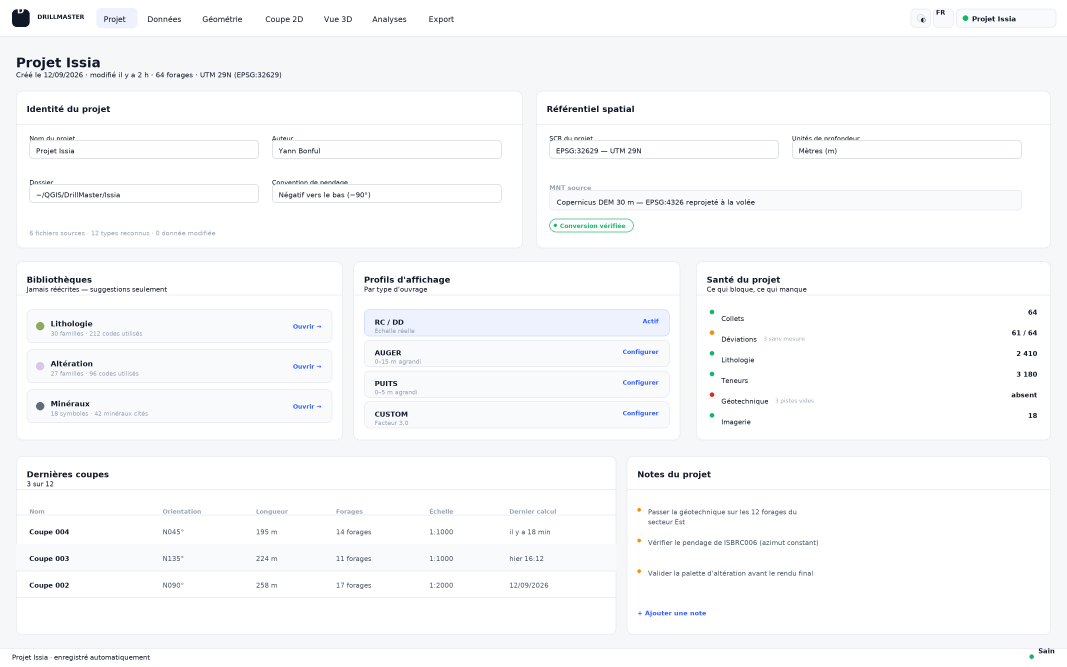
#> input picture maquettes/01_projet.png, 3200 x 2000 px (shown at 1/3 size); its folder holds 5 pictures in this run
$ python planche.py
#> lines starting #> are read from the running program, lines starting #| are printed output that depends on the picture
"""Planche contact : tous les écrans de la refonte sur une seule image."""
import os
from PIL import Image, ImageDraw, ImageFont

S = 2
OUT = os.path.dirname(os.path.abspath(__file__))
FONT = "/usr/share/fonts/truetype/dejavu/DejaVuSans.ttf"
FONT_B = "/usr/share/fonts/truetype/dejavu/DejaVuSans-Bold.ttf"

ECRANS = [
    ("01_projet", "1 · Projet", "identité, référentiel, bibliothèques, santé"),
    ("02_donnees", "2 · Données", "87 contrôles, 5 niveaux d'état, détail pourquoi/concerné/résoudre"),
    ("03_geometrie", "3 · Géométrie", "méthode, cache signé, contrôles de trajectoire"),
    ("04_coupe_2d", "4 · Coupe 2D", "l'écran clé : pistes unifiées, largeur/opacité éditables"),
    ("05_vue_3d", "5 · Vue 3D", "surface MNT, forages, corridor, arbre de calques"),
    ("06_analyses", "6 · Analyses", "rose des directions, stéréonet, intercepts, distribution"),
    ("07_referentiel", "7 · Référentiel", "codes, couleurs, motifs, règles de gamme"),
    ("08_export", "8 · Export", "profils réutilisables, aperçu A1 avant production"),
    ("09_guide", "9 · Mode Guidé", "4 étapes, couverture des 12 types, blocages expliqués"),
    ("04_coupe_2d_sombre", "Variante sombre — Coupe 2D", "même structure, jetons inversés"),
    ("05_vue_3d_sombre", "Variante sombre — Vue 3D", "aucune couleur métier ne dépend du thème"),
]


def run(path):
#> called with path = 'maquettes/00_planche_contact.png'
    cols, tw = 2, 760
    pad, gap, cap = 34, 26, 62
    th = int(tw * 0.625)
    rows = (len(ECRANS) + cols - 1) // cols
    W = pad * 2 + tw * cols + gap * (cols - 1)
    head = 108
    H = head + pad + rows * (th + cap) + (rows - 1) * gap + pad
    canvas = Image.new("RGB", (W * S, H * S), "#EEF0F4")
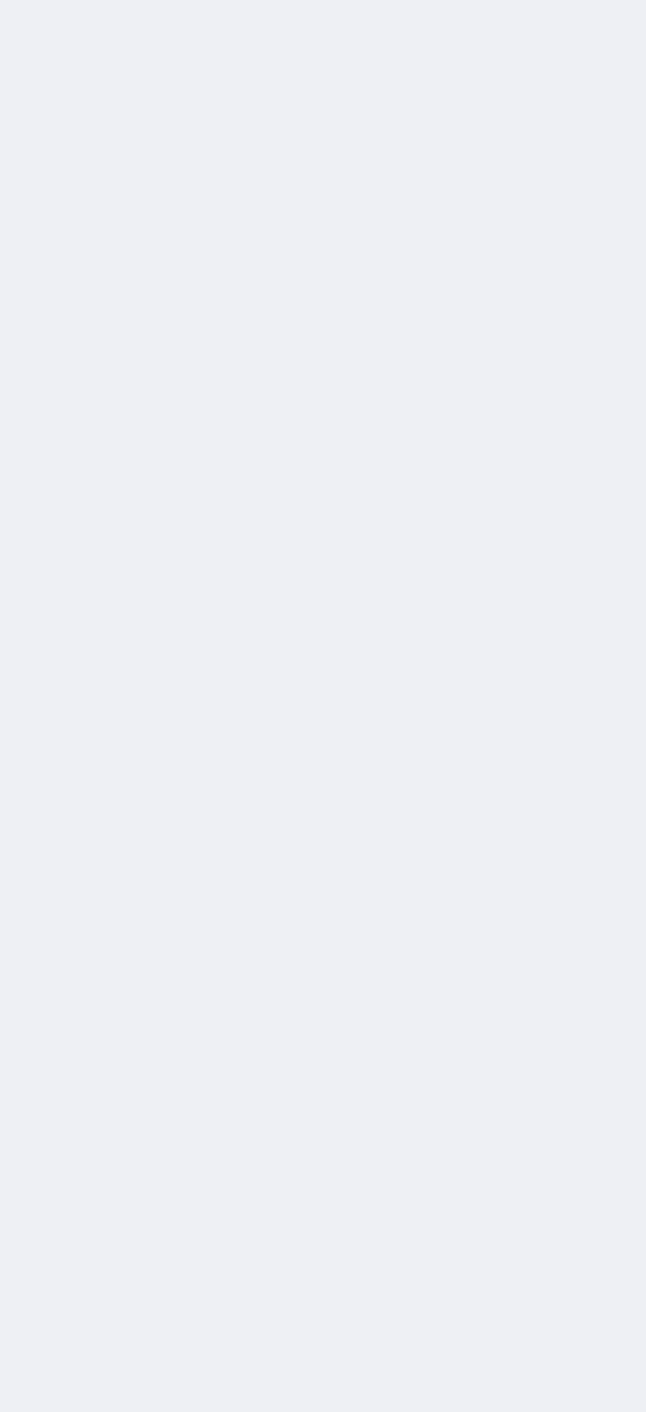
#> canvas: PIL image 3228x7056 RGB (shown at 1/5 size); mean R, G, B 238, 240, 244
    d = ImageDraw.Draw(canvas)
    f_title = ImageFont.truetype(FONT_B, 24 * S)
    f_sub = ImageFont.truetype(FONT, 12 * S)
    f_cap = ImageFont.truetype(FONT_B, 12 * S)
    f_note = ImageFont.truetype(FONT, 10 * S)

    d.text((pad * S, 34 * S), "DrillMaster — refonte de l'interface",
           font=f_title, fill="#101828")
    d.text((pad * S, 66 * S),
           "9 écrans · thème clair et sombre · plugin QGIS, format dock 1600 × 1000",
           font=f_sub, fill="#667085")
    d.line([(pad * S, 92 * S), ((W - pad) * S, 92 * S)], fill="#D0D5DD", width=S)

    for i, (name, title, note) in enumerate(ECRANS):
        r, cc = divmod(i, cols)
        x = pad + cc * (tw + gap)
        y = head + pad + r * (th + cap + gap)
        img = Image.open(os.path.join(OUT, f"{name}.png")).convert("RGB")
#> img is the input picture: PIL image 3200x2000 RGB; mean R, G, B 248.9, 249.6, 250.6
        img = img.resize((tw * S, th * S), Image.LANCZOS)
#> img: PIL image 1520x950 RGB
        canvas.paste(img, (x * S, y * S))
        d.rectangle([x * S, y * S, (x + tw) * S, (y + th) * S],
                    outline="#C9CFD8", width=S)
        d.text((x * S, (y + th + 14) * S), title, font=f_cap, fill="#101828")
        d.text((x * S, (y + th + 34) * S), note, font=f_note, fill="#667085")
#> pass 2 of the loop in run, `for i, (name, title, note) in enumerate(ECRANS):`:
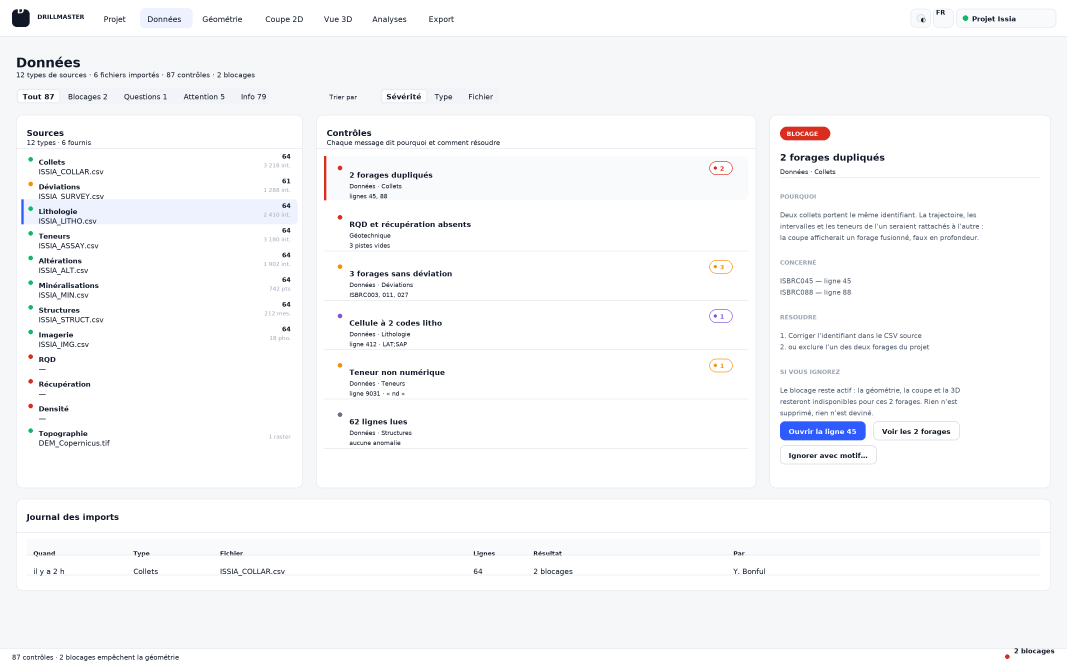
#> input picture maquettes/02_donnees.png, 3200 x 2000 px (shown at 1/3 size)
#> in run, img is the input picture: PIL image 3200x2000 RGB; mean R, G, B 247.9, 248.3, 249.7
#> img: PIL image 1520x950 RGB
#> in run, `canvas.paste(img, (x * S, y * S))`:
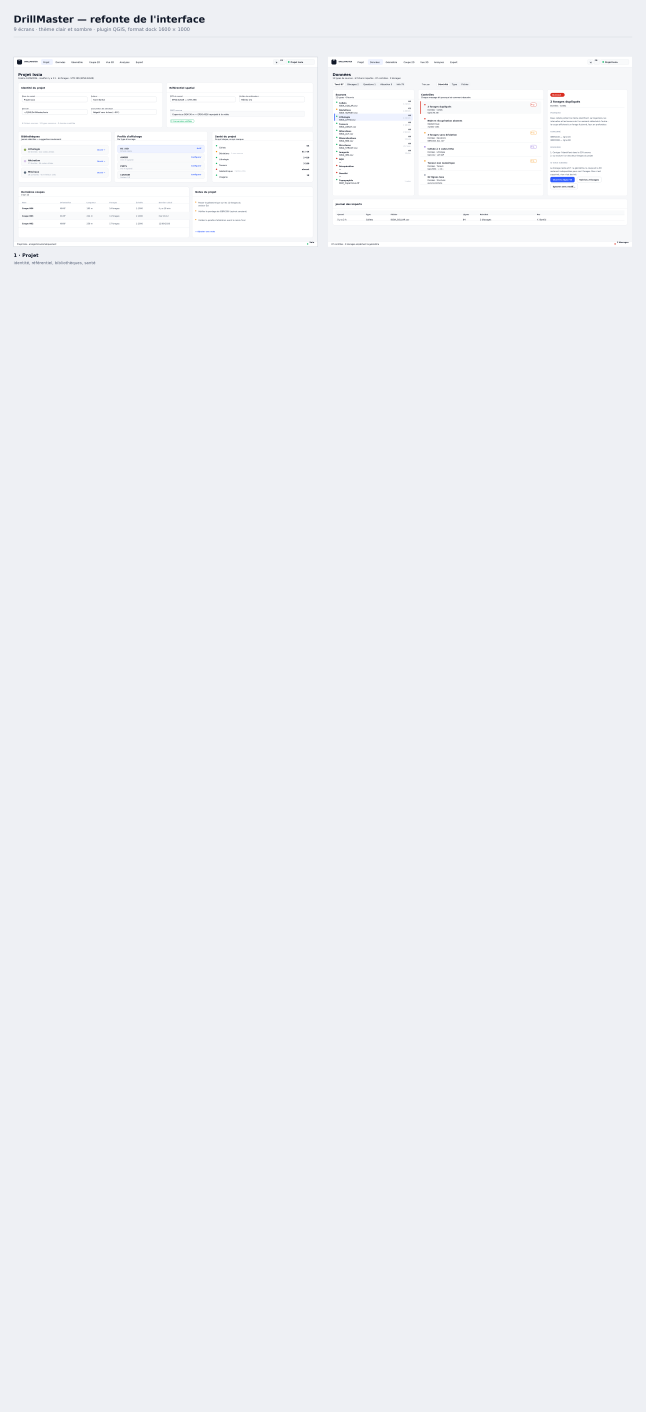
#> canvas: PIL image 3228x7056 RGB (shown at 1/5 size); mean R, G, B 239.1, 240.9, 244.6
#> pass 3 of the loop in run, `for i, (name, title, note) in enumerate(ECRANS):`:
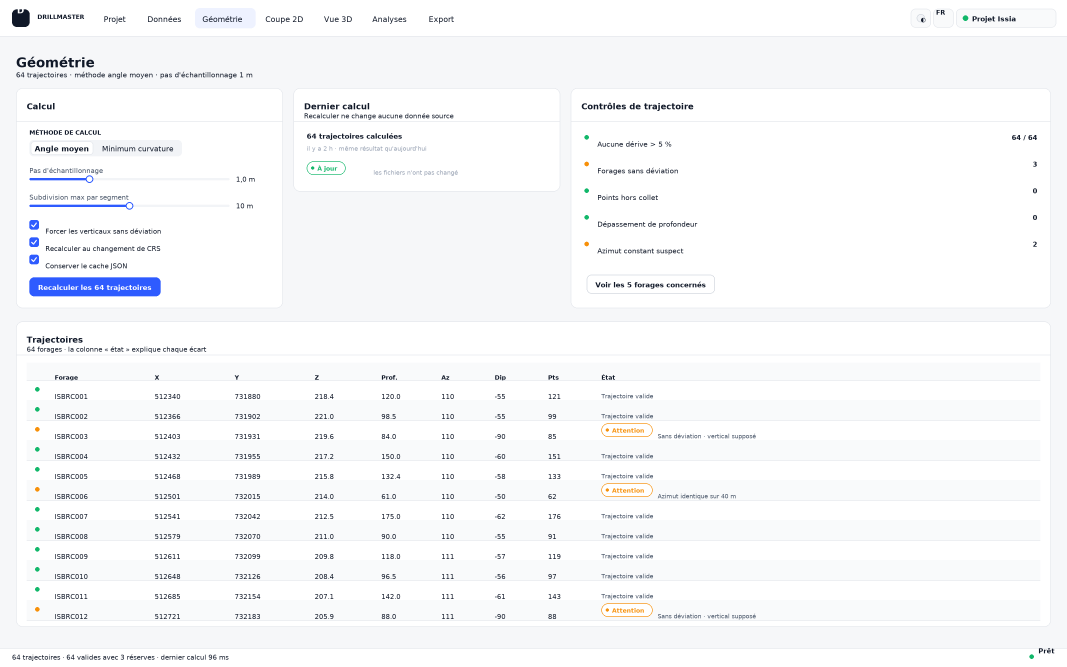
#> input picture maquettes/03_geometrie.png, 3200 x 2000 px (shown at 1/3 size)
#> in run, img is the input picture: PIL image 3200x2000 RGB; mean R, G, B 247.5, 248.3, 249.7
#> img: PIL image 1520x950 RGB
#> in run, `canvas.paste(img, (x * S, y * S))`:
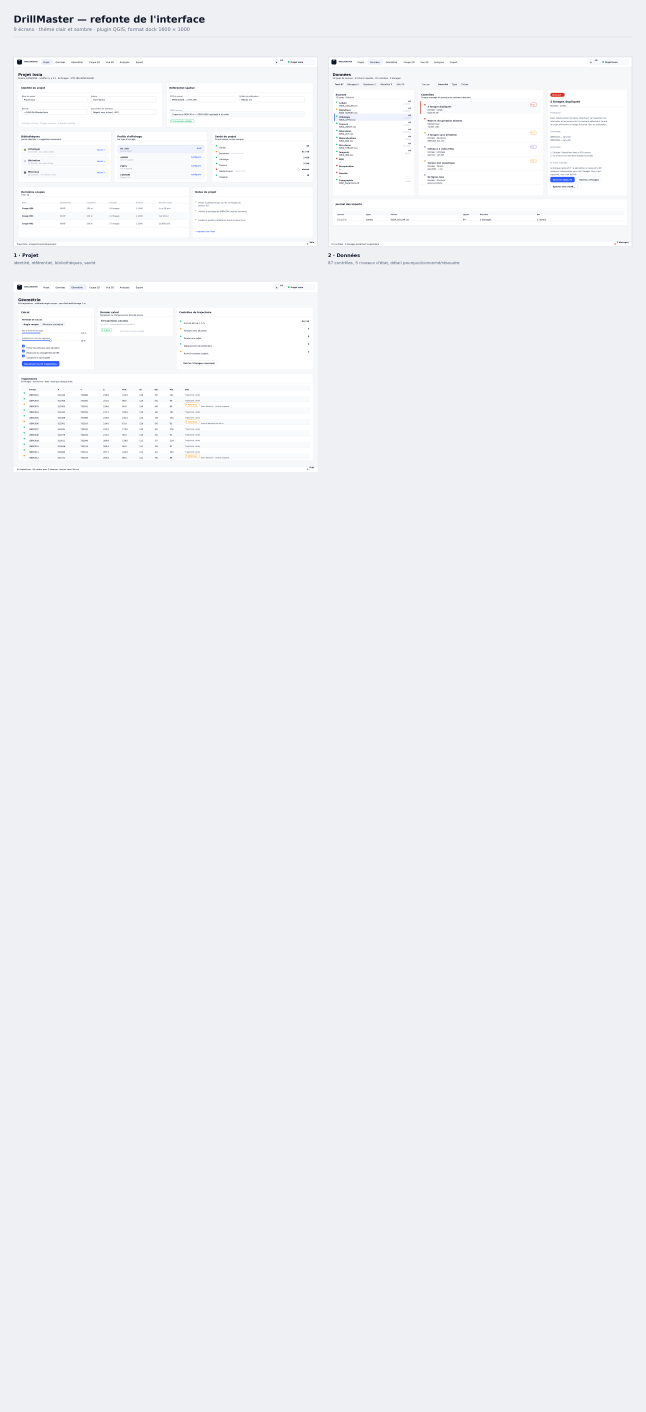
#> canvas: PIL image 3228x7056 RGB (shown at 1/5 size); mean R, G, B 239.6, 241.4, 244.9
#> the loop made 5 passes; the first 3 are shown

    canvas = canvas.resize((W, H), Image.LANCZOS)
    canvas.save(path)
    return path


if __name__ == "__main__":
#> (the run stopped early here; a loop or call above may not have finished)
